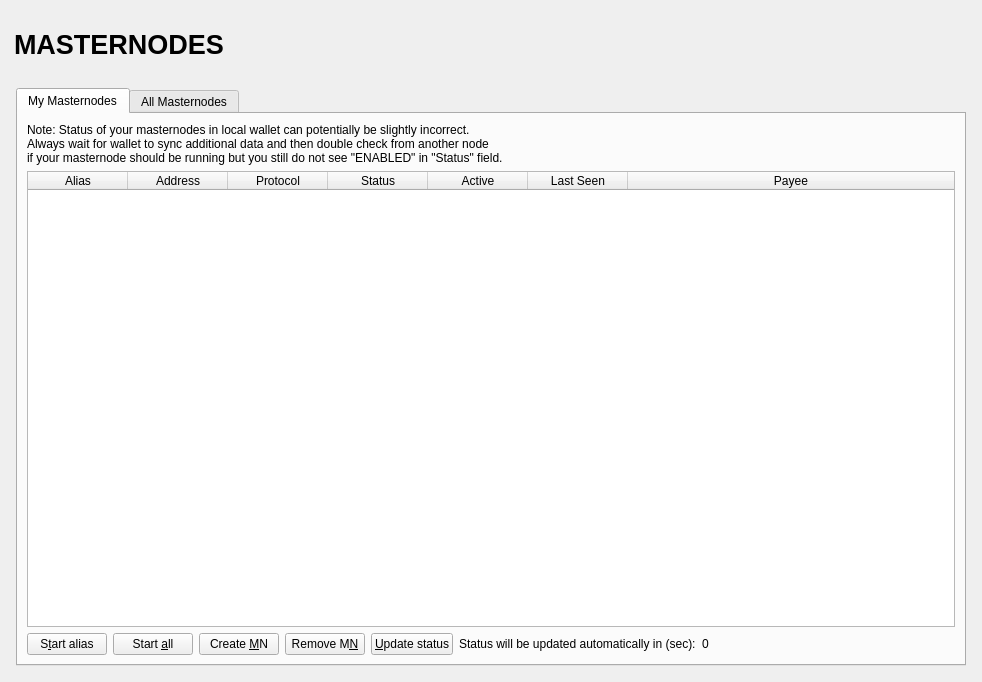
<?xml version="1.0" encoding="UTF-8"?>
<ui version="4.0">
 <class>MasternodeList</class>
 <widget class="QWidget" name="MasternodeList">
  <property name="geometry">
   <rect>
    <x>0</x>
    <y>0</y>
    <width>982</width>
    <height>682</height>
   </rect>
  </property>
  <property name="minimumSize">
   <size>
    <width>0</width>
    <height>0</height>
   </size>
  </property>
  <property name="windowTitle">
   <string>Form</string>
  </property>
  <layout class="QVBoxLayout" name="verticalLayout_3">
   <item>
    <widget class="QFrame" name="frame_Header">
     <layout class="QHBoxLayout" name="horizontalLayout" stretch="1,0,1">
      <property name="leftMargin">
       <number>3</number>
      </property>
      <property name="topMargin">
       <number>3</number>
      </property>
      <property name="rightMargin">
       <number>3</number>
      </property>
      <property name="bottomMargin">
       <number>3</number>
      </property>
      <item>
       <widget class="QLabel" name="labelOverviewHeaderLeft">
        <property name="minimumSize">
         <size>
          <width>464</width>
          <height>60</height>
         </size>
        </property>
        <property name="font">
         <font>
          <pointsize>20</pointsize>
          <weight>75</weight>
          <bold>true</bold>
         </font>
        </property>
        <property name="text">
         <string>MASTERNODES</string>
        </property>
       </widget>
      </item>
      <item>
       <spacer name="horizontalSpacer">
        <property name="orientation">
         <enum>Qt::Horizontal</enum>
        </property>
        <property name="sizeHint" stdset="0">
         <size>
          <width>40</width>
          <height>20</height>
         </size>
        </property>
       </spacer>
      </item>
      <item>
       <widget class="QLabel" name="labelOverviewHeaderRight">
        <property name="minimumSize">
         <size>
          <width>464</width>
          <height>60</height>
         </size>
        </property>
        <property name="text">
         <string/>
        </property>
       </widget>
      </item>
     </layout>
    </widget>
   </item>
   <item>
    <widget class="QFrame" name="frame_BG">
     <layout class="QVBoxLayout" name="verticalLayout" stretch="0">
      <property name="spacing">
       <number>5</number>
      </property>
      <property name="leftMargin">
       <number>5</number>
      </property>
      <property name="topMargin">
       <number>5</number>
      </property>
      <property name="rightMargin">
       <number>5</number>
      </property>
      <property name="bottomMargin">
       <number>5</number>
      </property>
      <item>
       <widget class="QTabWidget" name="tabWidget">
        <property name="currentIndex">
         <number>0</number>
        </property>
        <widget class="QWidget" name="tabMyMasternodes">
         <attribute name="title">
          <string>My Masternodes</string>
         </attribute>
         <layout class="QGridLayout" name="gridLayout_2">
          <item row="0" column="0">
           <layout class="QVBoxLayout" name="verticalLayout_2">
            <property name="bottomMargin">
             <number>0</number>
            </property>
            <item>
             <layout class="QHBoxLayout" name="horizontalLayout_note">
              <property name="bottomMargin">
               <number>0</number>
              </property>
              <item>
               <widget class="QLabel" name="updateNote">
                <property name="text">
                 <string>Note: Status of your masternodes in local wallet can potentially be slightly incorrect.&lt;br /&gt;Always wait for wallet to sync additional data and then double check from another node&lt;br /&gt;if your masternode should be running but you still do not see &quot;ENABLED&quot; in &quot;Status&quot; field.</string>
                </property>
               </widget>
              </item>
             </layout>
            </item>
            <item>
             <widget class="QTableWidget" name="tableWidgetMyMasternodes">
              <property name="minimumSize">
               <size>
                <width>695</width>
                <height>0</height>
               </size>
              </property>
              <property name="editTriggers">
               <set>QAbstractItemView::NoEditTriggers</set>
              </property>
              <property name="alternatingRowColors">
               <bool>true</bool>
              </property>
              <property name="selectionMode">
               <enum>QAbstractItemView::SingleSelection</enum>
              </property>
              <property name="selectionBehavior">
               <enum>QAbstractItemView::SelectRows</enum>
              </property>
              <property name="sortingEnabled">
               <bool>true</bool>
              </property>
              <attribute name="horizontalHeaderStretchLastSection">
               <bool>true</bool>
              </attribute>
              <column>
               <property name="text">
                <string>Alias</string>
               </property>
              </column>
              <column>
               <property name="text">
                <string>Address</string>
               </property>
              </column>
              <column>
               <property name="text">
                <string>Protocol</string>
               </property>
              </column>
              <column>
               <property name="text">
                <string>Status</string>
               </property>
              </column>
              <column>
               <property name="text">
                <string>Active</string>
               </property>
              </column>
              <column>
               <property name="text">
                <string>Last Seen</string>
               </property>
              </column>
              <column>
               <property name="text">
                <string>Payee</string>
               </property>
              </column>
             </widget>
            </item>
            <item>
             <layout class="QHBoxLayout" name="horizontalLayout_5">
              <property name="bottomMargin">
               <number>0</number>
              </property>
              <item>
               <widget class="QPushButton" name="startButton">
                <property name="text">
                 <string>S&amp;tart alias</string>
                </property>
               </widget>
              </item>
              <item>
               <widget class="QPushButton" name="startAllButton">
                <property name="text">
                 <string>Start &amp;all</string>
                </property>
               </widget>
              </item>
              <item>
               <widget class="QPushButton" name="createMNButton">
                <property name="text">
                 <string>Create &amp;MN</string>
                </property>
               </widget>
              </item>
              <item>
               <widget class="QPushButton" name="removeMNButton">
                <property name="text">
                 <string>Remove M&amp;N</string>
                </property>
               </widget>
              </item>
              <item>
               <widget class="QPushButton" name="UpdateButton">
                <property name="text">
                 <string>&amp;Update status</string>
                </property>
               </widget>
              </item>
              <item>
               <widget class="QLabel" name="autoupdate_label">
                <property name="text">
                 <string>Status will be updated automatically in (sec):</string>
                </property>
               </widget>
              </item>
              <item>
               <widget class="QLabel" name="secondsLabel">
                <property name="text">
                 <string>0</string>
                </property>
               </widget>
              </item>
              <item>
               <spacer name="horizontalSpacer_5">
                <property name="orientation">
                 <enum>Qt::Horizontal</enum>
                </property>
                <property name="sizeHint" stdset="0">
                 <size>
                  <width>40</width>
                  <height>20</height>
                 </size>
                </property>
               </spacer>
              </item>
             </layout>
            </item>
           </layout>
          </item>
         </layout>
        </widget>
        <widget class="QWidget" name="tabAllMasternodes">
         <attribute name="title">
          <string>All Masternodes</string>
         </attribute>
         <layout class="QGridLayout" name="gridLayout">
          <item row="1" column="0">
           <widget class="QTableWidget" name="tableWidgetMasternodes">
            <property name="editTriggers">
             <set>QAbstractItemView::NoEditTriggers</set>
            </property>
            <property name="alternatingRowColors">
             <bool>true</bool>
            </property>
            <property name="selectionBehavior">
             <enum>QAbstractItemView::SelectRows</enum>
            </property>
            <property name="sortingEnabled">
             <bool>true</bool>
            </property>
            <attribute name="horizontalHeaderStretchLastSection">
             <bool>true</bool>
            </attribute>
            <column>
             <property name="text">
              <string>Address</string>
             </property>
            </column>
            <column>
             <property name="text">
              <string>Protocol</string>
             </property>
            </column>
            <column>
             <property name="text">
              <string>Status</string>
             </property>
            </column>
            <column>
             <property name="text">
              <string>Active</string>
             </property>
            </column>
            <column>
             <property name="text">
              <string>Last Seen</string>
             </property>
            </column>
            <column>
             <property name="text">
              <string>Payee</string>
             </property>
            </column>
           </widget>
          </item>
          <item row="0" column="0">
           <layout class="QHBoxLayout" name="horizontalLayout_3">
            <property name="bottomMargin">
             <number>0</number>
            </property>
            <item>
             <widget class="QLabel" name="label_filter">
              <property name="text">
               <string>Filter List:</string>
              </property>
             </widget>
            </item>
            <item>
             <widget class="QLineEdit" name="filterLineEdit">
              <property name="toolTip">
               <string>Filter masternode list</string>
              </property>
             </widget>
            </item>
            <item>
             <spacer name="horizontalSpacer_3">
              <property name="orientation">
               <enum>Qt::Horizontal</enum>
              </property>
              <property name="sizeHint" stdset="0">
               <size>
                <width>10</width>
                <height>20</height>
               </size>
              </property>
             </spacer>
            </item>
            <item>
             <widget class="QLabel" name="label_count">
              <property name="text">
               <string>Node Count:</string>
              </property>
             </widget>
            </item>
            <item>
             <widget class="QLabel" name="countLabel">
              <property name="text">
               <string>0</string>
              </property>
             </widget>
            </item>
           </layout>
          </item>
         </layout>
        </widget>
       </widget>
      </item>
     </layout>
    </widget>
   </item>
  </layout>
 </widget>
 <resources/>
 <connections/>
</ui>
